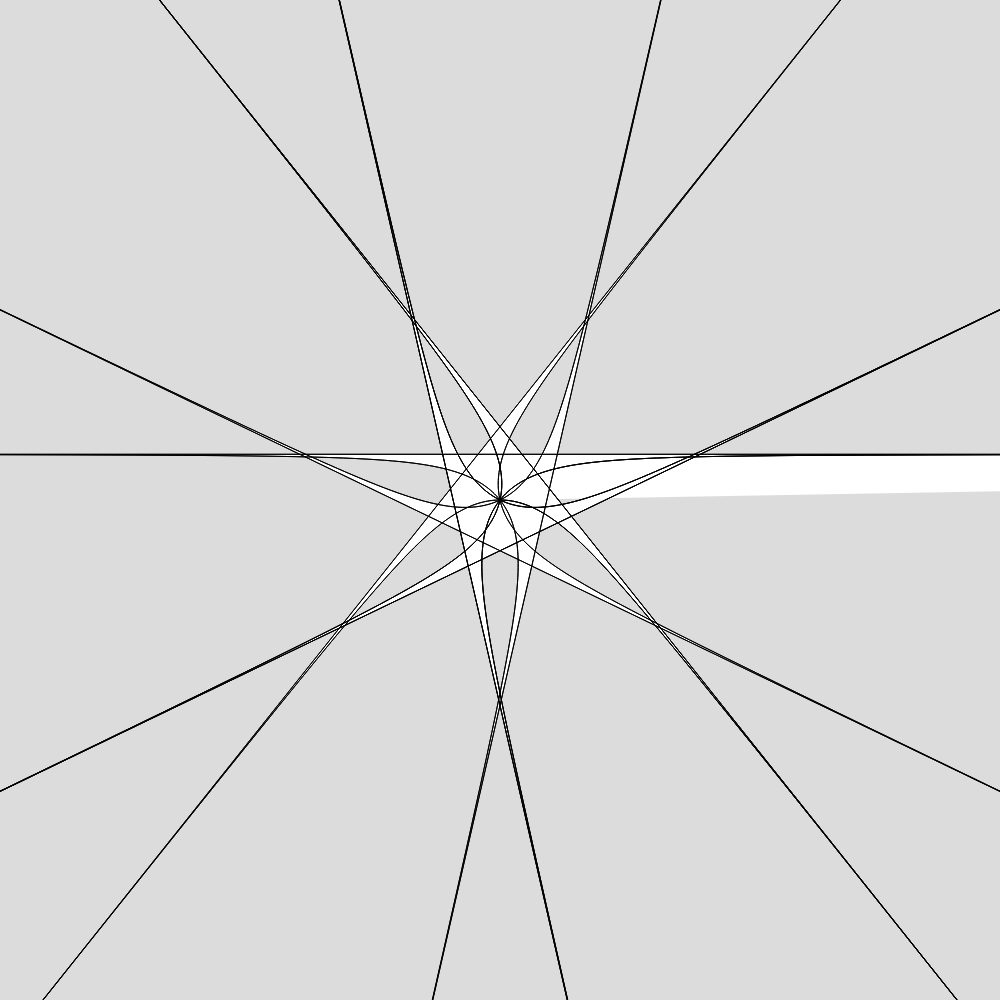
Frame 1 (no input)
Frame 60 (no input): identical to frame 1, image omitted
Frame 120 (the mouse pressed at the canvas centre since frame 60): identical to frame 1, image omitted

The p5.js sketch that drew this single still picture (run headless with seeded random() and noise() and a simulated clock; from frame 60 on, the mouse is pressed at the canvas centre):

// p5.js sketch
// ── sketch.js
let r = 80;

function setup() {
  createCanvas(1000,1000);
  angleMode(DEGREES);
}

function draw() {
  background(220);
  translate(width/2, height/2)
  strokeWeight(1);
    
  beginShape();
  for (let theta = 0; theta < 1800; theta += 1){
    // let coef = 2;               //b = 1, a = 0
    
    // let coef = sin(theta);      //b = 0, a = 1
    // let coef = sin(2 * theta);  //b = 0, a = 2
    // let coef = sin(3 * theta);  //b = 0, a = 3
    // let coef = sin(4 * theta);  //b = 0, a = 4
    let coef = tan(7/4 * theta);  //b = 0, a = 5
    
    // let coef = 1.25 + sin(5 * theta);
    // let coef = 1.08 + sin((5/2) * theta);
    // let coef = 1.08 + sin((5/3) * theta);
    // let coef = 1.08 + sin((5/4) * theta);
    
    let x = r * coef * cos(theta);
    let y = r * coef * sin(theta);
    vertex(x, y);
  }
  endShape();
}
